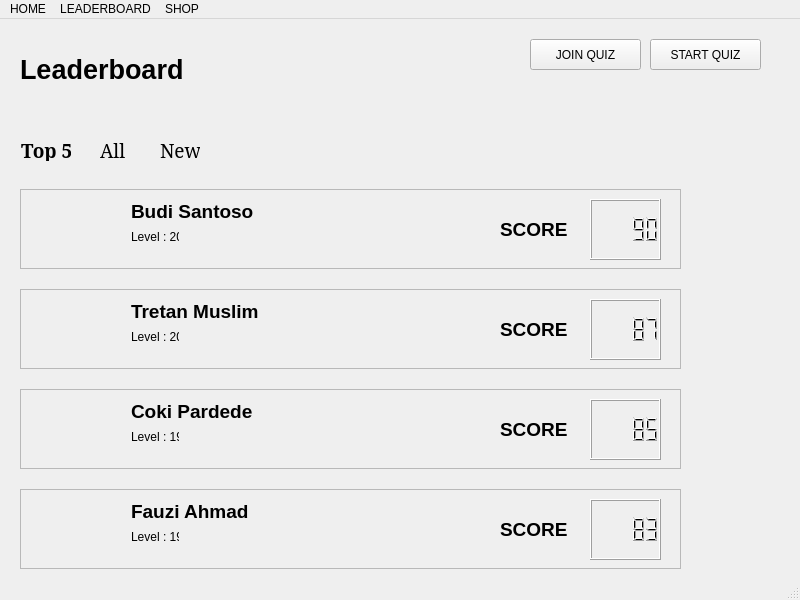
<?xml version="1.0" encoding="UTF-8"?>
<ui version="4.0">
 <class>MainWindow</class>
 <widget class="QMainWindow" name="MainWindow">
  <property name="geometry">
   <rect>
    <x>0</x>
    <y>0</y>
    <width>800</width>
    <height>600</height>
   </rect>
  </property>
  <property name="windowTitle">
   <string>MainWindow</string>
  </property>
  <widget class="QWidget" name="centralwidget">
   <widget class="QLabel" name="label">
    <property name="geometry">
     <rect>
      <x>20</x>
      <y>30</y>
      <width>201</width>
      <height>41</height>
     </rect>
    </property>
    <property name="font">
     <font>
      <pointsize>20</pointsize>
      <weight>75</weight>
      <bold>true</bold>
     </font>
    </property>
    <property name="text">
     <string>Leaderboard</string>
    </property>
   </widget>
   <widget class="QPushButton" name="pushButton">
    <property name="geometry">
     <rect>
      <x>650</x>
      <y>20</y>
      <width>111</width>
      <height>31</height>
     </rect>
    </property>
    <property name="text">
     <string>START QUIZ</string>
    </property>
   </widget>
   <widget class="QPushButton" name="pushButton_2">
    <property name="geometry">
     <rect>
      <x>530</x>
      <y>20</y>
      <width>111</width>
      <height>31</height>
     </rect>
    </property>
    <property name="text">
     <string>JOIN QUIZ</string>
    </property>
   </widget>
   <widget class="QLabel" name="label_2">
    <property name="geometry">
     <rect>
      <x>21</x>
      <y>121</y>
      <width>50</width>
      <height>21</height>
     </rect>
    </property>
    <property name="font">
     <font>
      <family>MS Serif</family>
      <pointsize>14</pointsize>
      <weight>75</weight>
      <bold>true</bold>
     </font>
    </property>
    <property name="text">
     <string>Top 5</string>
    </property>
   </widget>
   <widget class="QLabel" name="label_3">
    <property name="geometry">
     <rect>
      <x>100</x>
      <y>121</y>
      <width>25</width>
      <height>21</height>
     </rect>
    </property>
    <property name="font">
     <font>
      <family>MS Serif</family>
      <pointsize>14</pointsize>
      <weight>50</weight>
      <bold>false</bold>
     </font>
    </property>
    <property name="text">
     <string>All</string>
    </property>
   </widget>
   <widget class="QLabel" name="label_4">
    <property name="geometry">
     <rect>
      <x>160</x>
      <y>121</y>
      <width>40</width>
      <height>21</height>
     </rect>
    </property>
    <property name="font">
     <font>
      <family>MS Serif</family>
      <pointsize>14</pointsize>
      <weight>50</weight>
      <bold>false</bold>
     </font>
    </property>
    <property name="text">
     <string>New</string>
    </property>
   </widget>
   <widget class="QWidget" name="verticalLayoutWidget">
    <property name="geometry">
     <rect>
      <x>20</x>
      <y>170</y>
      <width>661</width>
      <height>80</height>
     </rect>
    </property>
    <layout class="QVBoxLayout" name="verticalLayout_3">
     <item>
      <widget class="QFrame" name="frame">
       <property name="frameShape">
        <enum>QFrame::StyledPanel</enum>
       </property>
       <property name="frameShadow">
        <enum>QFrame::Raised</enum>
       </property>
       <widget class="QWidget" name="verticalLayoutWidget_2">
        <property name="geometry">
         <rect>
          <x>20</x>
          <y>10</y>
          <width>71</width>
          <height>61</height>
         </rect>
        </property>
        <layout class="QVBoxLayout" name="verticalLayout_4"/>
       </widget>
       <widget class="QLabel" name="label_5">
        <property name="geometry">
         <rect>
          <x>111</x>
          <y>11</y>
          <width>126</width>
          <height>23</height>
         </rect>
        </property>
        <property name="font">
         <font>
          <pointsize>14</pointsize>
          <weight>75</weight>
          <bold>true</bold>
         </font>
        </property>
        <property name="text">
         <string>Budi Santoso</string>
        </property>
       </widget>
       <widget class="QLabel" name="label_6">
        <property name="geometry">
         <rect>
          <x>480</x>
          <y>30</y>
          <width>71</width>
          <height>21</height>
         </rect>
        </property>
        <property name="font">
         <font>
          <pointsize>14</pointsize>
          <weight>75</weight>
          <bold>true</bold>
         </font>
        </property>
        <property name="text">
         <string>SCORE</string>
        </property>
       </widget>
       <widget class="QWidget" name="verticalLayoutWidget_3">
        <property name="geometry">
         <rect>
          <x>570</x>
          <y>10</y>
          <width>71</width>
          <height>61</height>
         </rect>
        </property>
        <layout class="QVBoxLayout" name="verticalLayout_5">
         <item>
          <widget class="QLCDNumber" name="lcdNumber">
           <property name="contextMenuPolicy">
            <enum>Qt::DefaultContextMenu</enum>
           </property>
           <property name="frameShape">
            <enum>QFrame::Box</enum>
           </property>
           <property name="value" stdset="0">
            <double>90.000000000000000</double>
           </property>
          </widget>
         </item>
        </layout>
       </widget>
       <widget class="QLabel" name="label_13">
        <property name="geometry">
         <rect>
          <x>111</x>
          <y>40</y>
          <width>48</width>
          <height>16</height>
         </rect>
        </property>
        <property name="text">
         <string>Level : 20</string>
        </property>
       </widget>
      </widget>
     </item>
    </layout>
   </widget>
   <widget class="QWidget" name="verticalLayoutWidget_4">
    <property name="geometry">
     <rect>
      <x>20</x>
      <y>270</y>
      <width>661</width>
      <height>80</height>
     </rect>
    </property>
    <layout class="QVBoxLayout" name="verticalLayout_7">
     <item>
      <widget class="QFrame" name="frame_2">
       <property name="frameShape">
        <enum>QFrame::StyledPanel</enum>
       </property>
       <property name="frameShadow">
        <enum>QFrame::Raised</enum>
       </property>
       <widget class="QWidget" name="verticalLayoutWidget_5">
        <property name="geometry">
         <rect>
          <x>20</x>
          <y>10</y>
          <width>71</width>
          <height>61</height>
         </rect>
        </property>
        <layout class="QVBoxLayout" name="verticalLayout_8"/>
       </widget>
       <widget class="QLabel" name="label_7">
        <property name="geometry">
         <rect>
          <x>111</x>
          <y>11</y>
          <width>137</width>
          <height>23</height>
         </rect>
        </property>
        <property name="font">
         <font>
          <pointsize>14</pointsize>
          <weight>75</weight>
          <bold>true</bold>
         </font>
        </property>
        <property name="text">
         <string>Tretan Muslim</string>
        </property>
       </widget>
       <widget class="QLabel" name="label_8">
        <property name="geometry">
         <rect>
          <x>480</x>
          <y>30</y>
          <width>71</width>
          <height>21</height>
         </rect>
        </property>
        <property name="font">
         <font>
          <pointsize>14</pointsize>
          <weight>75</weight>
          <bold>true</bold>
         </font>
        </property>
        <property name="text">
         <string>SCORE</string>
        </property>
       </widget>
       <widget class="QWidget" name="verticalLayoutWidget_6">
        <property name="geometry">
         <rect>
          <x>570</x>
          <y>10</y>
          <width>71</width>
          <height>61</height>
         </rect>
        </property>
        <layout class="QVBoxLayout" name="verticalLayout_9">
         <item>
          <widget class="QLCDNumber" name="lcdNumber_2">
           <property name="value" stdset="0">
            <double>87.000000000000000</double>
           </property>
          </widget>
         </item>
        </layout>
       </widget>
       <widget class="QLabel" name="label_14">
        <property name="geometry">
         <rect>
          <x>111</x>
          <y>40</y>
          <width>48</width>
          <height>16</height>
         </rect>
        </property>
        <property name="text">
         <string>Level : 20</string>
        </property>
       </widget>
      </widget>
     </item>
    </layout>
   </widget>
   <widget class="QWidget" name="verticalLayoutWidget_7">
    <property name="geometry">
     <rect>
      <x>20</x>
      <y>370</y>
      <width>661</width>
      <height>80</height>
     </rect>
    </property>
    <layout class="QVBoxLayout" name="verticalLayout_10">
     <item>
      <widget class="QFrame" name="frame_3">
       <property name="frameShape">
        <enum>QFrame::StyledPanel</enum>
       </property>
       <property name="frameShadow">
        <enum>QFrame::Raised</enum>
       </property>
       <widget class="QWidget" name="verticalLayoutWidget_8">
        <property name="geometry">
         <rect>
          <x>20</x>
          <y>10</y>
          <width>71</width>
          <height>61</height>
         </rect>
        </property>
        <layout class="QVBoxLayout" name="verticalLayout_11"/>
       </widget>
       <widget class="QLabel" name="label_9">
        <property name="geometry">
         <rect>
          <x>111</x>
          <y>11</y>
          <width>125</width>
          <height>23</height>
         </rect>
        </property>
        <property name="font">
         <font>
          <pointsize>14</pointsize>
          <weight>75</weight>
          <bold>true</bold>
         </font>
        </property>
        <property name="text">
         <string>Coki Pardede</string>
        </property>
       </widget>
       <widget class="QLabel" name="label_10">
        <property name="geometry">
         <rect>
          <x>480</x>
          <y>30</y>
          <width>71</width>
          <height>21</height>
         </rect>
        </property>
        <property name="font">
         <font>
          <pointsize>14</pointsize>
          <weight>75</weight>
          <bold>true</bold>
         </font>
        </property>
        <property name="text">
         <string>SCORE</string>
        </property>
       </widget>
       <widget class="QWidget" name="verticalLayoutWidget_9">
        <property name="geometry">
         <rect>
          <x>570</x>
          <y>10</y>
          <width>71</width>
          <height>61</height>
         </rect>
        </property>
        <layout class="QVBoxLayout" name="verticalLayout_12">
         <item>
          <widget class="QLCDNumber" name="lcdNumber_3">
           <property name="value" stdset="0">
            <double>85.000000000000000</double>
           </property>
          </widget>
         </item>
        </layout>
       </widget>
       <widget class="QLabel" name="label_15">
        <property name="geometry">
         <rect>
          <x>111</x>
          <y>40</y>
          <width>48</width>
          <height>16</height>
         </rect>
        </property>
        <property name="text">
         <string>Level : 19</string>
        </property>
       </widget>
      </widget>
     </item>
    </layout>
   </widget>
   <widget class="QWidget" name="verticalLayoutWidget_10">
    <property name="geometry">
     <rect>
      <x>20</x>
      <y>470</y>
      <width>661</width>
      <height>80</height>
     </rect>
    </property>
    <layout class="QVBoxLayout" name="verticalLayout_13">
     <item>
      <widget class="QFrame" name="frame_4">
       <property name="frameShape">
        <enum>QFrame::StyledPanel</enum>
       </property>
       <property name="frameShadow">
        <enum>QFrame::Raised</enum>
       </property>
       <widget class="QWidget" name="verticalLayoutWidget_11">
        <property name="geometry">
         <rect>
          <x>20</x>
          <y>10</y>
          <width>71</width>
          <height>61</height>
         </rect>
        </property>
        <layout class="QVBoxLayout" name="verticalLayout_14"/>
       </widget>
       <widget class="QLabel" name="label_11">
        <property name="geometry">
         <rect>
          <x>111</x>
          <y>11</y>
          <width>122</width>
          <height>23</height>
         </rect>
        </property>
        <property name="font">
         <font>
          <pointsize>14</pointsize>
          <weight>75</weight>
          <bold>true</bold>
         </font>
        </property>
        <property name="text">
         <string>Fauzi Ahmad</string>
        </property>
       </widget>
       <widget class="QLabel" name="label_12">
        <property name="geometry">
         <rect>
          <x>480</x>
          <y>30</y>
          <width>71</width>
          <height>21</height>
         </rect>
        </property>
        <property name="font">
         <font>
          <pointsize>14</pointsize>
          <weight>75</weight>
          <bold>true</bold>
         </font>
        </property>
        <property name="text">
         <string>SCORE</string>
        </property>
       </widget>
       <widget class="QWidget" name="verticalLayoutWidget_12">
        <property name="geometry">
         <rect>
          <x>570</x>
          <y>10</y>
          <width>71</width>
          <height>61</height>
         </rect>
        </property>
        <layout class="QVBoxLayout" name="verticalLayout_15">
         <item>
          <widget class="QLCDNumber" name="lcdNumber_4">
           <property name="value" stdset="0">
            <double>83.000000000000000</double>
           </property>
           <property name="intValue" stdset="0">
            <number>83</number>
           </property>
          </widget>
         </item>
        </layout>
       </widget>
       <widget class="QLabel" name="label_16">
        <property name="geometry">
         <rect>
          <x>111</x>
          <y>40</y>
          <width>48</width>
          <height>16</height>
         </rect>
        </property>
        <property name="text">
         <string>Level : 19</string>
        </property>
       </widget>
      </widget>
     </item>
    </layout>
   </widget>
  </widget>
  <widget class="QMenuBar" name="menubar">
   <property name="geometry">
    <rect>
     <x>0</x>
     <y>0</y>
     <width>800</width>
     <height>21</height>
    </rect>
   </property>
   <widget class="QMenu" name="menuHOMR">
    <property name="title">
     <string>HOME</string>
    </property>
   </widget>
   <widget class="QMenu" name="menuLEADERBOARD">
    <property name="title">
     <string>LEADERBOARD</string>
    </property>
   </widget>
   <widget class="QMenu" name="menuSHOP">
    <property name="title">
     <string>SHOP</string>
    </property>
   </widget>
   <addaction name="menuHOMR"/>
   <addaction name="menuLEADERBOARD"/>
   <addaction name="menuSHOP"/>
  </widget>
  <widget class="QStatusBar" name="statusbar"/>
 </widget>
 <resources/>
 <connections/>
</ui>
